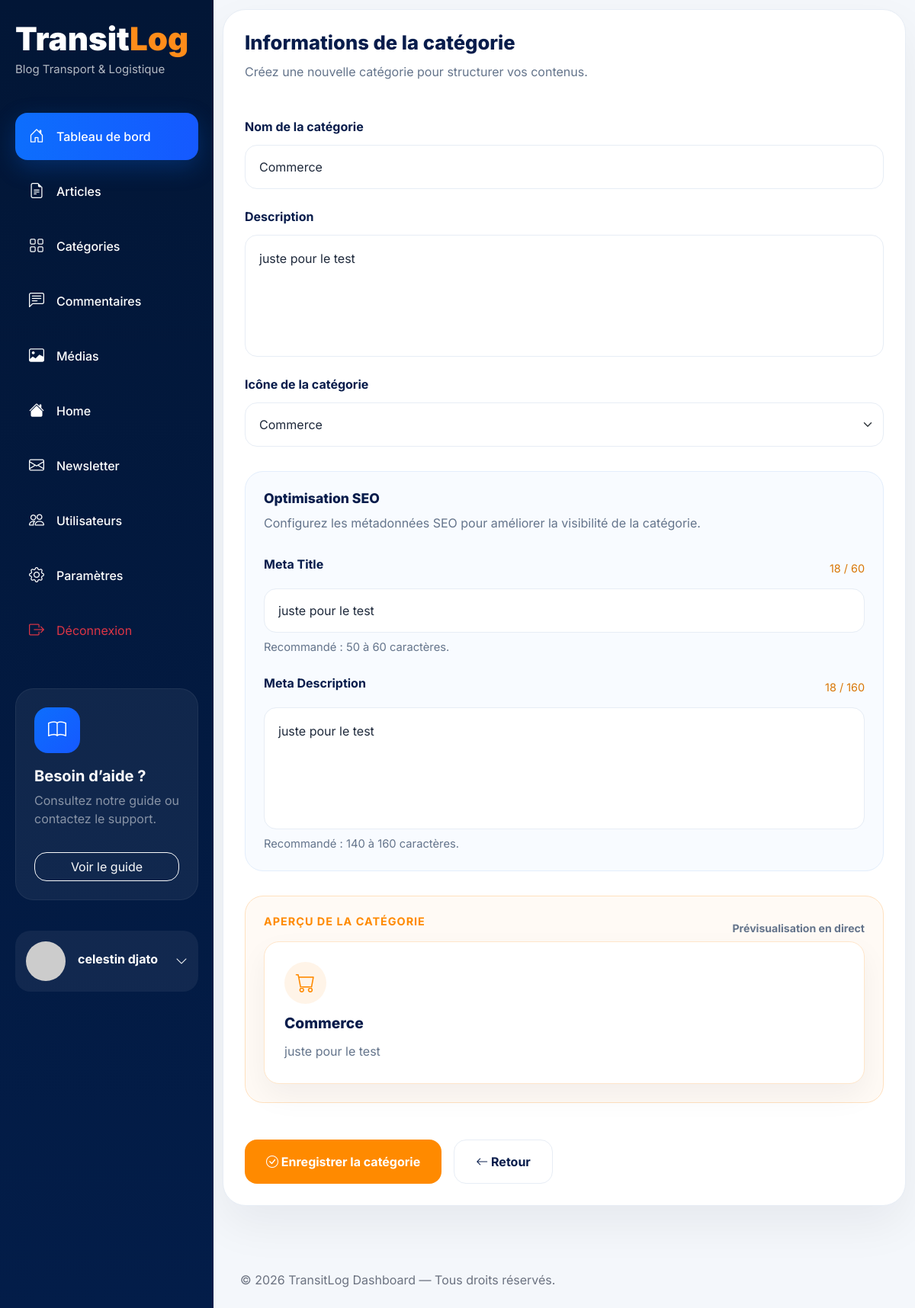
Screenshot of /dashboard/category/commerce/update/ (signed in) with the database file from the repository.
### account/models.py (models this page shows, shortened)
class CustomUser(AbstractUser):
    ROLE_CHOICES = (
        ('user', 'User'),
        ('admin', 'Admin')
    )
    username = None
    email = models.EmailField(unique=True)
    full_name = models.CharField(max_length=255)
    avatar = models.ImageField(upload_to='avatars/', null=True, blank=True)
    role = models.CharField(max_length=50, choices=ROLE_CHOICES, default='user')
    objects = CustomUserManager()
    USERNAME_FIELD = 'email'
    REQUIRED_FIELDS = ['full_name']

### app/models.py (models this page shows, shortened)
class Category(models.Model):
    name = models.CharField(max_length=100)
    slug = models.SlugField(max_length=100, unique=True)
    description = models.TextField(blank=True)
    icon = models.CharField(
        max_length=100,
        default='bi bi-folder',
        help_text="Classe Bootstrap Icons, ex: bi bi-truck"
    )
    meta_title = models.CharField(max_length=60, blank=True)
    meta_description = models.CharField(max_length=160, blank=True)
    class Meta:
        verbose_name_plural = 'Categories'
        ordering = ['name']

### dashboard/views.py (the view)
# urls.py: path('category/<str:slug>/update/', CategoryUpdateView.as_view(), name='update-category'),
class CategoryUpdateView(AdminRequiredMixin, UpdateView):
    model = Category
    form_class = CategoryAddForm
    template_name = 'dash/add_category.html'
    success_url = reverse_lazy('categories-list')

### dashboard/forms.py
class CategoryAddForm(forms.ModelForm):
    icon = forms.ChoiceField(
        choices=ICON_CHOICES,
        widget=forms.Select(attrs={
            "class": "form-select",
        })
    )
    class Meta:
        model = Category
        fields = ['name', 'description', 'meta_title', 'meta_description', 'icon']
        widgets = {
            'name': forms.TextInput(attrs={'class': 'form-control', 'id': 'category-name', 'placeholder': 'Entrez le nom de la catégorie'}),
            'description': forms.Textarea(attrs={'class': 'form-control', 'id': 'category-description', 'placeholder': 'Rédiger une description pour la catégorie', 'rows': 3}),
            'meta_title': forms.TextInput(attrs={'class': 'form-control', 'id': 'meta-title', 'placeholder': 'Titre SEO optimisé'}),
            'meta_description': forms.Textarea(attrs={'class': 'form-control', 'id': 'meta-description', 'placeholder': 'Description SEO optimisée', 'rows': 3}),
        }

### dashboard/views.py (called while the page is built)
    def test_func(self):
        return self.request.user.role == 'admin'

### dashboard/templates/dash/add_category.html (shortened to what this page needs)
{% extends 'dash_base.html' %}
{% load static %}
{% block extra_css %}
  <link rel="stylesheet" href="{% static 'css/dash/add_category.css' %}" />
{% endblock %}
{% block content %}
  <section class="form-section">
    <div class="container">
      <div class="category-card">
        <div class="mb-5">
          <h2 class="section-title">Informations de la catégorie</h2>
          <p class="section-subtitle">Créez une nouvelle catégorie pour structurer vos contenus.</p>
        </div>
        <form method="post" id="category-form">
          <div class="row g-4">
            <div class="col-12">
              <label class="form-label" for="category-name">Nom de la catégorie</label>
              {{ form.name }}
            </div>
            <div class="col-12">
              <label class="form-label" for="category-description">Description</label>
              {{ form.description }}
            </div>
            <div class="col-12">
              <label class="form-label" for="id_icon">Icône de la catégorie</label>
              {{ form.icon }}
            </div>
          </div>
          <div class="seo-box">
            <h4>Optimisation SEO</h4>
            <p>Configurez les métadonnées SEO pour améliorer la visibilité de la catégorie.</p>
            <div class="row g-4">
              <div class="col-12">
                <div class="d-flex align-items-center justify-content-between mb-2">
                  <label class="form-label" for="meta-title">Meta Title</label>
                  <span id="title-counter" class="char-counter">0 / 60</span>
                </div>
                {{ form.meta_title }}
                <div class="form-note">Recommandé : 50 à 60 caractères.</div>
              </div>
              <div class="col-12">
                <div class="d-flex align-items-center justify-content-between mb-2">
                  <label class="form-label" for="meta-description">Meta Description</label>
                  <span id="description-counter" class="char-counter">0 / 160</span>
                </div>
                {{ form.meta_description }}
                <div class="form-note">Recommandé : 140 à 160 caractères.</div>
              </div>
            </div>
          </div>
          <div class="preview-box">
            <div class="preview-header d-flex align-items-center justify-content-between">
              <h5>APERÇU DE LA CATÉGORIE</h5>
              <span class="preview-status">Prévisualisation en direct</span>
            </div>
            <div class="preview-category">
              <div class="preview-icon">
                <i id="preview-icon-symbol" class="{{ form.icon.value|default:'bi bi-folder' }}"></i>
              </div>
              <h3 class="preview-title">{{ category.name }}</h3>
              <p class="preview-description">Retrouvez tous les articles liés au transport maritime, au fret international, aux procédures portuaires et aux stratégies logistiques maritimes.</p>
            </div>
          </div>
          <div class="d-flex flex-wrap gap-3 mt-5">
            <button id="save-category" type="submit" class="btn-primary-custom" disabled>
              <i class="bi bi-check-circle"></i>
              Enregistrer la catégorie
            </button>
            <button id="return-button" type="button" class="btn-outline-custom">
              <i class="bi bi-arrow-left"></i>
              Retour
            </button>
          </div>
        </form>
      </div>
    </div>
  </section>
{% endblock %}

### templates/dash_base.html (shortened to what this page needs)
{% load static %}
<!DOCTYPE html>
<html lang="fr">
  <head>
    <link href="https://cdn.jsdelivr.net/npm/bootstrap@5.3.3/dist/css/bootstrap.min.css" rel="stylesheet" />
    <link rel="stylesheet" href="https://cdn.jsdelivr.net/npm/bootstrap-icons@1.11.3/font/bootstrap-icons.min.css" />
    <link rel="stylesheet" href="{% static 'css/dash/dashboard.css' %}" />
    <link rel="stylesheet" href="{% static 'css/dash/list_category.css' %}" />
    {% block extra_css %}
    {% endblock %}
  </head>
  <body>
    <div class="dashboard-wrapper">
      <aside class="sidebar">
        <div>
          <h1 class="logo">Transit<span>Log</span></h1>
          <p class="sidebar-subtitle">Blog Transport & Logistique</p>
        </div>
        <div class="sidebar-menu">
          <a href="{% url 'dashboard-home' %}" class="sidebar-link active">
            <i class="bi bi-house-door"></i>
            Tableau de bord
          </a>
          <a href="{% url 'posts-list' %}" class="sidebar-link">
            <i class="bi bi-file-earmark-text"></i>
            Articles
          </a>
          <a href="{% url 'categories-list' %}" class="sidebar-link">
            <i class="bi bi-grid"></i>
            Catégories
          </a>
          <a href="#" class="sidebar-link">
            <i class="bi bi-chat-left-text"></i>
            Commentaires
          </a>
          <a href="#" class="disabled sidebar-link">
            <i class="bi bi-image disabled"></i>
            Médias
          </a>
          <a href="{% url 'home' %}" class="sidebar-link">
            <i class="bi bi-house-fill"></i>
            Home
          </a>
          <a href="#" class="sidebar-link">
            <i class="bi bi-envelope"></i>
            Newsletter
          </a>
          <a href="#" class="sidebar-link">
            <i class="bi bi-people"></i>
            Utilisateurs
          </a>
          <a href="#" class="sidebar-link">
            <i class="bi bi-gear"></i>
            Paramètres
          </a>
          <form method="post" action="{% url 'logout' %}">
            <button type="submit" class="sidebar-link text-danger sidebar-button">
              <i class="bi bi-box-arrow-right"></i>
              Déconnexion
            </button>
          </form>
        </div>
        <div class="help-card">
          <div class="help-icon">
            <i class="bi bi-book"></i>
          </div>
          <h5 class="fw-bold">Besoin d’aide ?</h5>
          <p class="text-white-50 mt-2">Consultez notre guide ou contactez le support.</p>
          <button class="btn btn-outline-light w-100 mt-3 rounded-4">Voir le guide</button>
        </div>
        <div class="sidebar-user d-flex align-items-center justify-content-between">
          <div class="d-flex align-items-center gap-3">
            <img src="https://randomuser.me/api/portraits/men/32.jpg" alt="" />
            <div>
              <h6 class="mb-1 fw-bold">{{ user.full_name }}</h6>
            </div>
          </div>
          <i class="bi bi-chevron-down"></i>
        </div>
      </aside>
      <main class="main-content">
        {% block content %}
        {% endblock %}
        <footer>© 2026 TransitLog Dashboard — Tous droits réservés.</footer>
      </main>
    </div>
  </body>
</html>

### static/css/dash/dashboard.css (style rules this page uses)
* { margin: 0; padding: 0; box-sizing: border-box; }
html { scroll-behavior: smooth; }
body { font-family: 'Inter', sans-serif; background: #f4f7fb; min-height: 100vh; overflow-x: hidden; }
a { text-decoration: none; }
.dashboard-wrapper { display: flex; min-height: 100vh; }
.sidebar { width: 280px; background: linear-gradient(180deg, #021636 0%, #031d49 100%); color: white; padding: 30px 20px; position: fixed; top: 0; left: 0; bottom: 0; overflow-y: auto; z-index: 999; }
.logo { font-size: 42px; font-weight: 900; line-height: 1; }
.logo span { color: #ff8c1a; }
.sidebar-subtitle { color: rgba(255, 255, 255, 0.7); margin-top: 8px; font-size: 15px; }
.sidebar-menu { margin-top: 45px; }
.sidebar-link { display: flex; align-items: center; gap: 16px; color: white; padding: 16px 18px; border-radius: 16px; margin-bottom: 10px; transition: 0.3s ease; font-weight: 500; }
.sidebar-button { width: 100%; border: 0; background: transparent; text-align: left; font: inherit; }
.sidebar-link.active { background: linear-gradient(90deg, #0d6efd, #1559ff); box-shadow: 0 10px 30px rgba(13, 110, 253, 0.25); }
.sidebar-link i { font-size: 20px; }
.help-card { background: rgba(255, 255, 255, 0.06); border-radius: 24px; padding: 24px; margin-top: 45px; border: 1px solid rgba(255, 255, 255, 0.06); }
.help-icon { width: 60px; height: 60px; background: linear-gradient(135deg, #0d6efd, #1559ff); border-radius: 18px; display: flex; align-items: center; justify-content: center; margin-bottom: 18px; font-size: 24px; }
.sidebar-user { margin-top: 40px; background: rgba(255, 255, 255, 0.06); border-radius: 20px; padding: 14px; }
.sidebar-user img { width: 52px; height: 52px; border-radius: 50%; object-fit: cover; }
.main-content { margin-left: 280px; flex: 1; display: flex; flex-direction: column; min-height: 100vh; }
.section-title { font-size: 26px; font-weight: 700; color: #04183a; }
footer { margin-top: auto; padding: 25px 35px; color: #6b7280; }

### static/css/dash/list_category.css (style rules this page uses)
.section-title { margin: 0; color: #0f172a; font-size: 18px; font-weight: 700; }

### rows the page displays
CustomUser: full_name "celestin djato"
Category: name "Commerce", description "juste pour le test", icon "Commerce", meta_title "juste pour le test", meta_description "juste pour le test"
